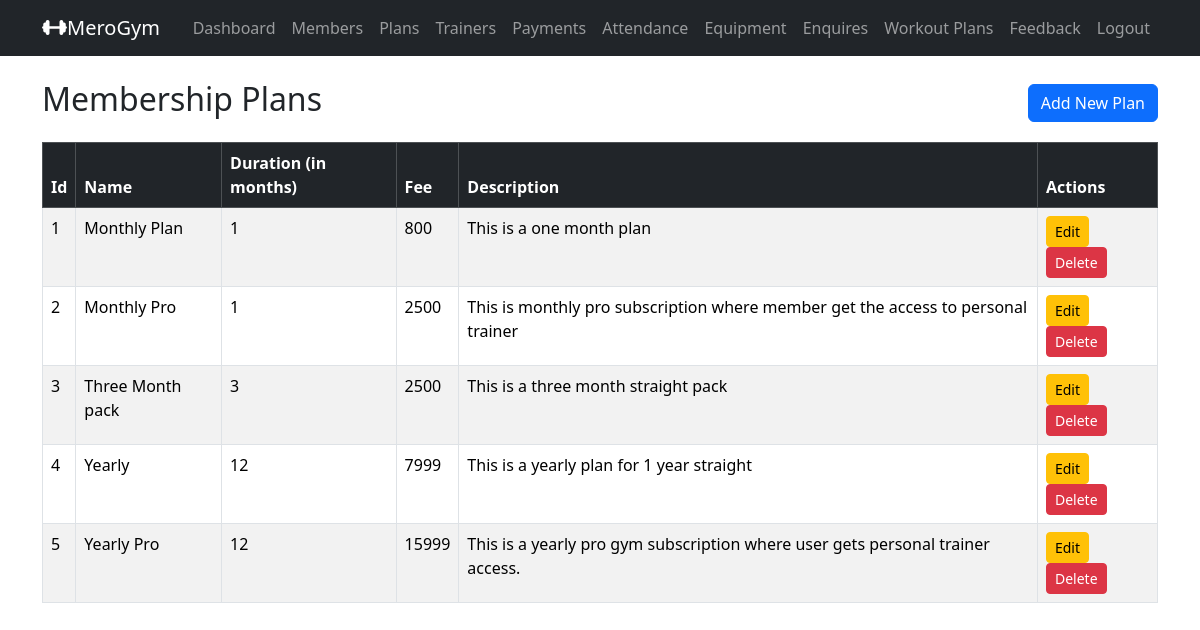
The page /admin_plans/ (signed in) on the database its author committed.
### GymApp/models.py (models this page shows, shortened)
class MembershipPlan(models.Model):
    name = models.CharField(max_length=100)
    duration_months = models.PositiveIntegerField()
    fee = models.PositiveIntegerField()
    description = models.TextField(blank=True)

### GymApp/views.py (the view)
    def wrapper(request, *args, **kwargs):
        if not request.user.is_authenticated or getattr(request.user, 'role', None) != 'ADMIN':
            messages.error(request, 'You must be logged in as an admin to access this page.')
            return redirect('admin_login')  # Redirect to the admin login page
        return view_func(request, *args, **kwargs)

### GymApp/views.py (called while the page is built)
def admin_required(view_func):
    def wrapper(request, *args, **kwargs):
        if not request.user.is_authenticated or getattr(request.user, 'role', None) != 'ADMIN':
            messages.error(request, 'You must be logged in as an admin to access this page.')
            return redirect('admin_login')  # Redirect to the admin login page
        return view_func(request, *args, **kwargs)
    return wrapper

@admin_required
def admin_plans_list(request):
    plans = MembershipPlan.objects.all().order_by('duration_months') # Fetch all membership plans from the database and order them by duration
    return render(request, 'admin_plans_list.html', {'plans': plans})

### GymApp/templates/admin_plans_list.html (shortened to what this page needs)
{% extends 'base.html' %}
{% block content %}
<div class="d-flex justify-content-between align-items-center mb-3">
    <h2>Membership Plans</h2>
    <a href="{% url 'admin_plan_add' %}" class="btn btn-primary">Add New Plan</a>
</div>
<table class="table table-bordered table-striped">
    <thead class="table-dark">
        <tr>
            <th>Id</th>
            <th>Name</th>
            <th>Duration (in months)</th>
            <th>Fee</th>
            <th>Description</th>
            <th>Actions</th>
        </tr>
    </thead>
    <tbody>
        {% for plan in plans %}
        <tr>
            <td>{{ forloop.counter }}</td>
            <td>{{ plan.name }}</td>
            <td>{{ plan.duration_months}}</td>
            <td>{{ plan.fee }}</td>
            <td>{{ plan.description|default:"No Description" }}</td>
            <td>
                <a href="{% url 'admin_plan_edit' plan.id %}" class="btn btn-sm btn-warning">Edit</a>
                <form method="post" action="{% url 'admin_plan_delete' plan.id %}" style="display:inline;">
                    <button type="submit" class="btn btn-sm btn-danger" onclick="return confirm('Are you sure you want to delete this plan?');">Delete</button>
                </form>
            </td>
        </tr>
        {% empty %}
        <tr>
            <td colspan="6" class="text-center">No plans available.</td>
        </tr>
        {% endfor %}
</table>
{% endblock %}

### rows shown on the page
MembershipPlan: name "Monthly Plan", duration_months "1", fee "800", description "This is a one month plan"
MembershipPlan: name "Monthly Pro", duration_months "1", fee "2500", description "This is monthly pro subscription where member get the access to personal trainer"
MembershipPlan: name "Three Month pack", duration_months "3", fee "2500", description "This is a three month straight pack"
MembershipPlan: name "Yearly", duration_months "12", fee "7999", description "This is a yearly plan for 1 year straight"
MembershipPlan: name "Yearly Pro", duration_months "12", fee "15999", description "This is a yearly pro gym subscription where user gets personal trainer access."
